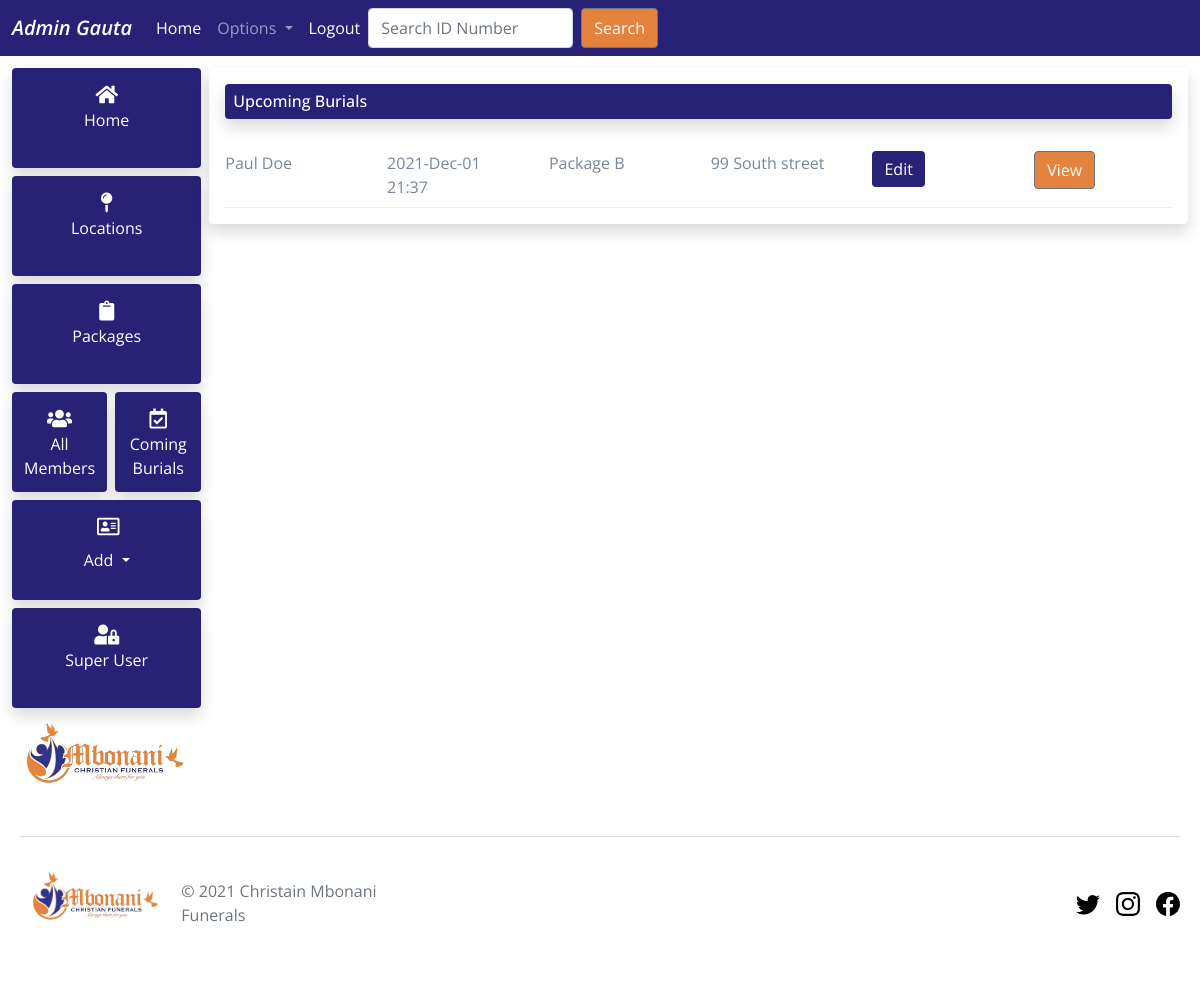
Screenshot of /christian-admin/list-burials (signed in) with the database file from the repository.
### accounts/models.py (models this page shows, shortened)
class Member(AbstractUser):
    status = models.CharField(max_length=15,
                              choices=STATUS_CHOICES,
                              default="pending")
    package = models.ForeignKey(Package,
                                max_length=15,
                                on_delete=models.CASCADE,
                                blank=True,
                                null=True)
    id_number = models.CharField(max_length=13, unique=True)
    phone_number = models.CharField(max_length=11)
    phone_number_2 = models.CharField(max_length=11, blank=True)
    address = models.CharField(max_length=500)
    id_copy = models.FileField(upload_to='files/identity_docs/', blank=True)
    proof_of_address = models.FileField(upload_to='files/address_docs/',
                                        blank=True)
    recieved_by = models.CharField(max_length=250, default='online')
    created = models.DateTimeField(auto_now_add=True)
    burial_date = models.DateTimeField(blank=True, null=True)
    slug = models.SlugField(unique=True)
    def __str__(self):
        return self.first_name

class PersonalInfo(models.Model):
    status = models.CharField(max_length=15,
                              choices=PERSONAL_INFO_CHOICES,
                              default="active")
    first_name = models.CharField(max_length=50)
    last_name = models.CharField(max_length=50)
    id_number = models.CharField(max_length=13, unique=True)
    email = models.EmailField(blank=True, null=True)
    phone_number = models.CharField(max_length=10)
    phone_number_2 = models.CharField(max_length=10, blank=True)
    address = models.CharField(max_length=500)
    slug = models.SlugField(unique=True)
    burial_date = models.DateTimeField(blank=True, null=True)
    created = models.DateTimeField(auto_now_add=True)
    class Meta:
        abstract = True
        ordering = ['-created']

class Spouse(PersonalInfo):
    member = models.ForeignKey(Member,
                               on_delete=models.CASCADE,
                               related_name='spouse')
    slug = models.SlugField(unique=True)

### website/models.py (models this page shows)
class Package(models.Model):
    package = models.CharField(max_length=50, null=True, blank=True)
    description = models.TextField(null=True, blank=True)
    services = models.TextField(blank=True, null=True)
    def __str__(self):
        return self.package

### app_admin/decorators.py (the view)
        def wrapper_func(request, *args, **kwargs):
            group = None
            if request.user.groups.exists():
                group = request.user.groups.all()[0].name
            if group in allowed_roles:
                return view_func(request, *args, **kwargs)
            else:
                return HttpResponse(
                    'You are not authorized to view this page!')

### app_admin/views.py (called while the page is built)
@login_required(login_url='login')
@allowed_users(allowed_roles=['admin'])
def allburials(request):
    x_member = Member.objects.filter(status='deceased').order_by('-created')
    x_spouse = Spouse.objects.filter(status='deceased').order_by('-created')
    x_family = Family.objects.filter(status='deceased').order_by('-created')
    context = {
        'x_member': x_member,
        'x_spouse': x_spouse,
        'x_family': x_family
    }
    return render(request, 'app-admin/all-burials.html', context)

### app_admin/templates/app-admin/all-burials.html (shortened to what this page needs)
{% extends 'main/main.html' %}
{% load static %}
{% block content %}
<div class="row">
  <div class="col-sm rounded shadow m-1 p-3">
    <h6 class="burial-header pt-2 pb-2 px-2 rounded shadow">
      Upcoming Burials
    </h6>
    {% for member in x_spouse %}
    <div class="row pt-4">
      <div class="col bruials-font-color">
        {{member.first_name}} {{member.last_name}}
      </div>
      <div class="col bruials-font-color bruial-hide">
        {{member.burial_date|date:'Y-M-d H:i'}}
      </div>
      <div class="col bruials-font-color bruial-hide">
        {{member.member.package}}
      </div>
      <div class="col bruials-font-color">{{member.address}}</div>
      <div class="col">
        <a
          href="/admin/accounts/spouse/{{member.id}}/change/"
          class="btn btn-info"
        >
          Edit
        </a>
      </div>
      <div class="col">
        <a
          href="/christian-admin/burials/{{member.slug}}"
          class="btn btn-secondary"
        >
          View
        </a>
      </div>
    </div>
    <div class="divider mt-2"></div>
    {% endfor %}
    {% endblock %}

### templates/main/navbar.html (shortened to what this page needs)
{% if request.user.is_staff %}
<nav class="navbar navbar-expand-lg navbar-dark christian-bg ">
  <div class="container-fluid">
    <a class="navbar-brand italic-600" href="{% url 'homepage' %}">Admin {{ request.user }}</a>
    <div class="collapse navbar-collapse" id="navbarSupportedContent">
      <ul class="navbar-nav me-auto mb-2 mb-lg-0">
        <li class="nav-item">
          <a class="nav-link text-white" aria-current="page" href="{% url 'homepage' %}">Home</a>
        </li>
         <li class="nav-item dropdown">
          <a class="nav-link dropdown-toggle" href="#" id="navbarDropdown" role="button" data-bs-toggle="dropdown" aria-expanded="false">
            Options
          </a>
        </li>
        <li class="nav-item">
          <a class="nav-link text-white" href="{% url 'logout' %}">Logout</a>
        </li>
      <form method="POST" action="{% url 'search-member' %}" class="d-flex">
        <input
          class="form-control me-2"
          type="search"
          placeholder="Search ID Number"
          name="searched"
          aria-label="Search"
        />
        <button class="btn btn-outline-secondary" type="submit">Search</button>
      </form>
    </div>
  </div>
</nav>
{% endif %}

### static/css/homepage.css (style rules this page uses)
:root { --primary-color: #e3833e; --secondart-color: #282277; --fonts-color: white; background-color: #ffffff; }
.divider { height: 1px; background-color: #ececec; }
.bruials-font-color { color: lightslategray; }
.burial-header { background-color: var(--secondart-color); color: white; }
.btn-info { background-color: #282277 !important; color: white; border: #282277; }

### static/css/upcoming_brurials.css (style rules this page uses)
:root { --primary-color: #e3833e; --secondart-color: #282277; --fonts-color: white; background-color: #ffffff; }

### static/css/all_members.css (style rules this page uses)
:root { --primary-color: #e3833e; --secondart-color: #282277; --fonts-color: white; background-color: #ffffff; }

### static/css/app_admin.css (style rules this page uses)
:root { --primary-color: #e3833e; --secondart-color: #282277; --fonts-color: white; background-color: #ffffff; }
body { font-family: "Open Sans", sans-serif; }
a { text-decoration: none; color: white; }
.christian-bg { background-color: #282277; color: white; }
li.nav-item.dropdown::marker { color: transparent; }
.btn-secondary { background-color: #e3833e; color: #ffffff; }

### static/css/member_base.css (style rules this page uses)
:root { --primary-color: #e3833e; --secondart-color: #282277; --fonts-color: white; background-color: #ffffff; }
body { font-family: "Open Sans", sans-serif; }
a { text-decoration: none; color: white; }
.christian-bg { background-color: #282277; color: white; }

### templates/main/navbar.html (style rules this page uses)
.christian-bg { background-color: #282277; color: white; }
.italic-600 { font-weight: 600 !important; font-style: italic !important; }
.btn-outline-secondary { background-color: #e3833e; color: #ffffff; }

### rows the page displays
Member: user "Gauta"
Spouse: first_name "Paul", last_name "Doe", burial_date "2021-Dec-01 21:37", member.package "Package B", address "99 South street"
